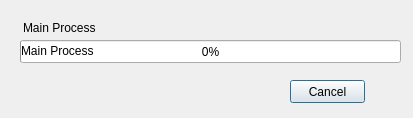
<?xml version="1.0" encoding="UTF-8"?>
<ui version="4.0">
 <class>Dialog</class>
 <widget class="QDialog" name="Dialog">
  <property name="geometry">
   <rect>
    <x>0</x>
    <y>0</y>
    <width>413</width>
    <height>118</height>
   </rect>
  </property>
  <property name="windowTitle">
   <string>Dialog</string>
  </property>
  <property name="modal">
   <bool>true</bool>
  </property>
  <widget class="QLabel" name="MainProcessLable">
   <property name="geometry">
    <rect>
     <x>23</x>
     <y>20</y>
     <width>341</width>
     <height>16</height>
    </rect>
   </property>
   <property name="text">
    <string>Main Process</string>
   </property>
  </widget>
  <widget class="QProgressBar" name="ProgressBar">
   <property name="geometry">
    <rect>
     <x>20</x>
     <y>40</y>
     <width>381</width>
     <height>23</height>
    </rect>
   </property>
   <property name="value">
    <number>0</number>
   </property>
  </widget>
  <widget class="QLabel" name="MainProcessLable_2">
   <property name="geometry">
    <rect>
     <x>21</x>
     <y>43</y>
     <width>341</width>
     <height>16</height>
    </rect>
   </property>
   <property name="text">
    <string>Main Process</string>
   </property>
  </widget>
  <widget class="QPushButton" name="CancelBox">
   <property name="geometry">
    <rect>
     <x>290</x>
     <y>80</y>
     <width>75</width>
     <height>23</height>
    </rect>
   </property>
   <property name="text">
    <string>Cancel</string>
   </property>
  </widget>
 </widget>
 <resources/>
 <connections/>
</ui>
